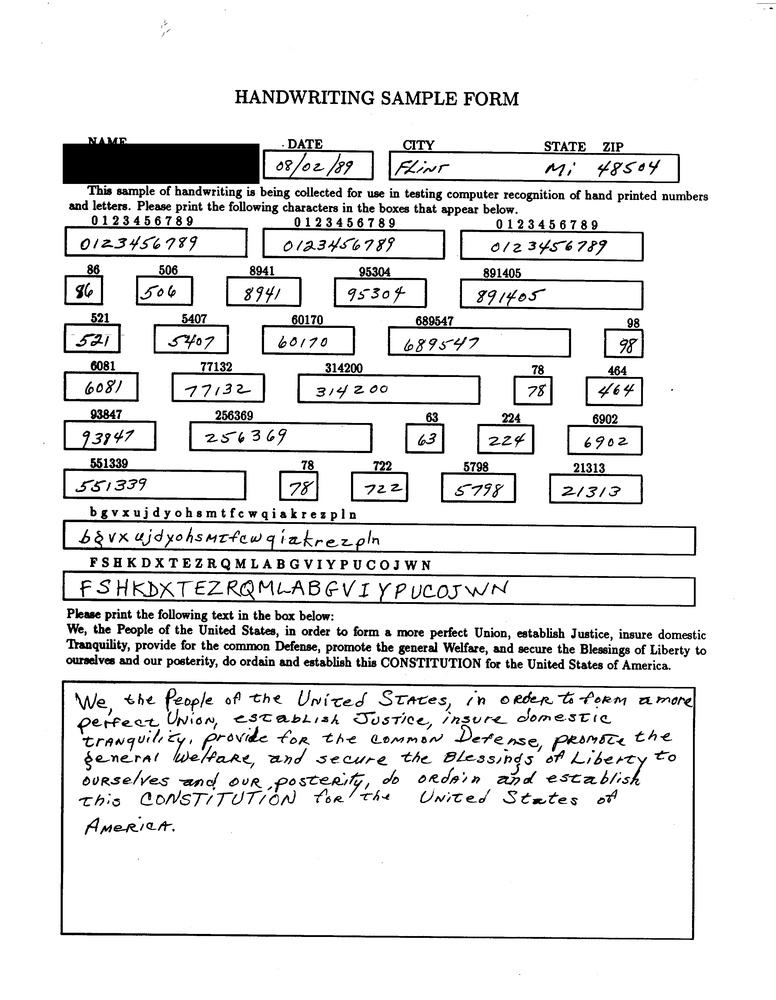
%> input picture tests/segmentation/sample.jpg, 776 x 1000 px, shrunk from 2560 x 3300 before the run
$ octave save_segments.m   (GNU Octave 9; MATLAB toolbox functions it lacks are replaced by stand-ins)
%> lines starting %> are read from the running program, lines starting %| are printed output that depends on the picture; in (x1, y1, x2, y2) boxes, pixels count from 0 and x2, y2 are one past the last pixel; in counts of white or black regions, pixels touching at a corner belong together; the program's own positions count from 1
### tests/preprocessing/sauvola.m
%SAUVOLA local thresholding.
%   BW = SAUVOLA(IMAGE) performs local thresholding of a two-dimensional
%   array IMAGE with Sauvola algorithm.
%
%   BW = SAUVOLA(IMAGE, [M N], THRESHOLD, PADDING) performs local
%   thresholding with M-by-N neighbourhood (default is 3-by-3) and
%   threshold THRESHOLD between 0 and 1 (default is 0.34).
%   To deal with border pixels the image is padded with one of
%   PADARRAY options (default is 'replicate').
%
%   Example
%   -------
%       imshow(sauvola(imread('eight.tif'), [150 150]));
%
%   See also PADARRAY, RGB2GRAY.

%   For method description see:
%       http://www.dfki.uni-kl.de/~shafait/papers/Shafait-efficient-binarization-SPIE08.pdf
%   Contributed by Jan Motl (jan@motl.us)
%   $Revision: 1.1 $  $Date: 2013/03/09 16:58:01 $

function output=sauvola(image, varargin)
% Initialization
numvarargs = length(varargin);      % only want 3 optional inputs at most
if numvarargs > 3
    error('myfuns:somefun2Alt:TooManyInputs', ...
     'Possible parameters are: (image, [m n], threshold, padding)');
end

optargs = {[3 3] 0.34 'replicate'}; % set defaults

optargs(1:numvarargs) = varargin;   % use memorable variable names
[window, k, padding] = optargs{:};

if ndims(image) ~= 2
    error('The input image must be a two-dimensional array.');
end

% Convert to double
image = double(image);

% Mean value
mean = averagefilter(image, window, padding);

% Standard deviation
meanSquare = averagefilter(image.^2, window, padding);
deviation = (meanSquare - mean.^2).^0.5;

% Sauvola
R = max(deviation(:));
threshold = mean.*(1 + k * (deviation / R-1));
output = (image > threshold);

### tests/preprocessing/averagefilter.m
function image=averagefilter(image, varargin)
%AVERAGEFILTER 2-D mean filtering.
%   B = AVERAGEFILTER(A) performs mean filtering of two dimensional
%   matrix A with integral image method. Each output pixel contains
%   the mean value of the 3-by-3 neighborhood around the corresponding
%   pixel in the input image.
%
%   B = AVERAGEFILTER(A, [M N]) filters matrix A with M-by-N neighborhood.
%   M defines vertical window size and N defines horizontal window size.
%
%   B = AVERAGEFILTER(A, [M N], PADDING) filters matrix A with the
%   predefinned padding. By default the matrix is padded with zeros to
%   be compatible with IMFILTER. But then the borders may appear distorted.
%   To deal with border distortion the PADDING parameter can be either
%   set to a scalar or a string:
%       'circular'    Pads with circular repetition of elements.
%       'replicate'   Repeats border elements of matrix A.
%       'symmetric'   Pads array with mirror reflections of itself.
%
%   Comparison
%   ----------
%   There are different ways how to perform mean filtering in MATLAB.
%   An effective way for small neighborhoods is to use IMFILTER:
%
%       I = imread('eight.tif');
%       meanFilter = fspecial('average', [3 3]);
%       J = imfilter(I, meanFilter);
%       figure, imshow(I), figure, imshow(J)
%
%   However, IMFILTER slows down with the increasing size of the
%   neighborhood while AVERAGEFILTER processing time remains constant.
%   And once one of the neighborhood dimensions is over 21 pixels,
%   AVERAGEFILTER is faster. Anyway, both IMFILTER and AVERAGEFILTER give
%   the same results.
%
%   Remarks
%   -------
%   The output matrix type is the same as of the input matrix A.
%   If either dimesion of the neighborhood is even, the dimension is
%   rounded down to the closest odd value.
%
%   Example
%   -------
%       I = imread('eight.tif');
%       J = averagefilter(I, [3 3]);
%       figure, imshow(I), figure, imshow(J)
%
%   See also IMFILTER, FSPECIAL, PADARRAY.

%   Contributed by Jan Motl (jan@motl.us)
%   $Revision: 1.2 $  $Date: 2013/02/13 16:58:01 $


% Parameter checking.
numvarargs = length(varargin);
if numvarargs > 2
    error('myfuns:somefun2Alt:TooManyInputs', ...
        'requires at most 2 optional inputs');
end

optargs = {[3 3] 0};            % set defaults for optional inputs
optargs(1:numvarargs) = varargin;
[window, padding] = optargs{:}; % use memorable variable names
m = window(1);
n = window(2);

if ~mod(m,2) m = m-1; end       % check for even window sizes
if ~mod(n,2) n = n-1; end

if (ndims(image)~=2)            % check for color pictures
    display('The input image must be a two dimensional array.')
    display('Consider using rgb2gray or similar function.')
    return
end

% Initialization.
[rows columns] = size(image);   % size of the image

% Pad the image.
imageP  = padarray(image, [(m+1)/2 (n+1)/2], padding, 'pre');
imagePP = padarray(imageP, [(m-1)/2 (n-1)/2], padding, 'post');

% Always use double because uint8 would be too small.
imageD = double(imagePP);

% Matrix 't' is the sum of numbers on the left and above the current cell.
t = cumsum(cumsum(imageD),2);

% Calculate the mean values from the look up table 't'.
imageI = t(1+m:rows+m, 1+n:columns+n) + t(1:rows, 1:columns)...
    - t(1+m:rows+m, 1:columns) - t(1:rows, 1+n:columns+n);

% Now each pixel contains sum of the window. But we want the average value.
imageI = imageI/(m*n);

% Return matrix in the original type class.
image = cast(imageI, class(image));

### tests/segmentation/save_segments.m
clear;clc;close all;

disp('----------------START----------------');
disp('Reading image...');
im=imread('sample.jpg');
%> im is the input picture: size 1000x776x3 uint8; min 0, max 255, mean 231.2

disp('Grayscaling image...');
gray=rgb2gray(im);

disp('Binarizing image using Sauvolas threshold...');
bin=sauvola(gray);
%> in sauvola, `[window, k, padding] = optargs{:};`: window = [3 3]; k = 0.34; padding = 'replicate'
%> in averagefilter, `numvarargs = length(varargin);`: numvarargs = 2
%> in averagefilter, `[window, padding] = optargs{:};`: window = [3 3]; padding = 'replicate'
%> in averagefilter, `m = window(1);`: m = 3
%> in averagefilter, `t = cumsum(cumsum(imageD),2);`:
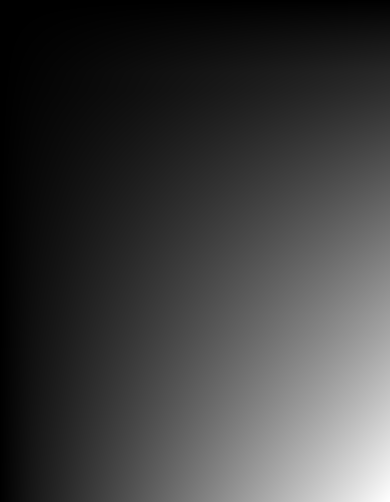
%> t: size 1003x779 double (shown at 1/2 size); min 255, max 180794058, mean 43940350.2; drawn with min black and max white
%> in sauvola, `deviation = (meanSquare - mean.^2).^0.5;`:
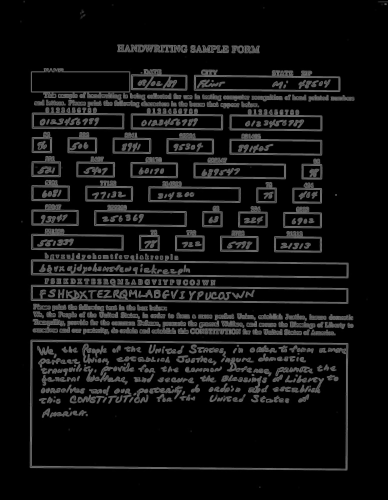
%> deviation: size 1000x776 double (shown at 1/2 size); min 0, max 118.1, mean 17.4
%> in sauvola, `R = max(deviation(:));`: R = 118.1
%> in sauvola, `threshold = mean.*(1 + k * (deviation / R-1));`:
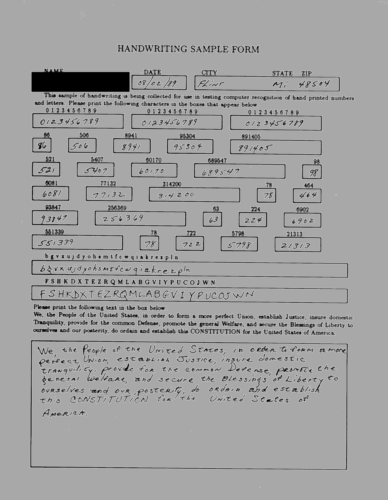
%> threshold: size 1000x776 double (shown at 1/2 size); min 0, max 197, mean 160
%> in sauvola, `output = (image > threshold);`:
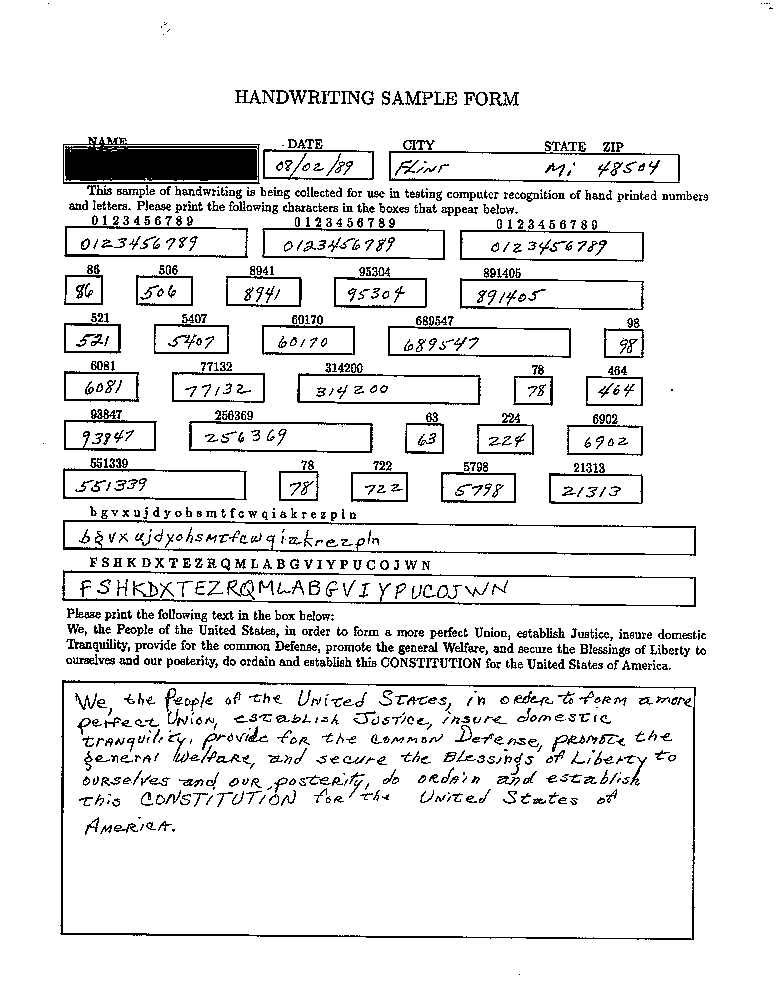
%> output: size 1000x776 logical; 91.2% white; black in thin lines or dots
imGui=im2uint8(bin);
%> imGui: size 1000x776 uint8; 91.2% white; black in thin lines or dots
bw = imcomplement(bin);
%> bw: size 1000x776 logical; 8.8% white in thin lines or dots
%imshow(bw_thin);

%{
Now, you may notice that there are some discontinuities between some letters.
What we can do is perform a morphological opening to close these gaps.
However, we aren't going to use this image to extract what the actual characters are.
We are only using these to get the bounding boxes for the letters:
%}
se=strel('square',1);
im_close=imclose(bw,se);

%apply ROI-based processing to improve results
blobAnalyzer=vision.BlobAnalysis('MaximumCount',1000000);

% Run the blob analyzer to find connected components and their statistics.
[area, centroids, roi] = step(blobAnalyzer, im_close);
%> area = 1102 values, max 7168 at index 5, min 1 at index 1, mean 62; centroids = 1102 rows, first 12: [44 444; 49 4; 356.4 810.5; 364.2 589.3; 160.4 164.1; 153 485; 357 538.4; 150.8 243.1; 84.88 290.3; 94.06 338.1; 101.9 387; 108.4 436.2]; roi = 1102 rows, first 8: [44 444 1 1; 49 4 1 1; 61 681 636 260; 63 571 634 37; 64 138 197 47; 64 469 184 32; 64 521 633 36; 65 227 184 32]


%withoutConstraint=insertShape(imGui, 'rectangle', roi,'Color','blue');
%figure('Name','Character segmentation without constraints'),
%imshow(withoutConstraint);

areaConstraint=area>20;
%> areaConstraint = 1102 logical values, 879 true
roi = double(roi(areaConstraint, :));
%> roi = 879 rows, first 8: [61 681 636 260; 63 571 634 37; 64 138 197 47; 64 469 184 32; 64 521 633 36; 65 227 184 32; 65 276 39 30; 65 324 57 31]
% Compute the aspect ratio.
width  = roi(:,3);
%> width = 879 values, max 636 at index 1, min 3 at index 466, mean 15.47
height = roi(:,4);
%> height = 879 values, max 260 at index 1, min 5 at index 431, mean 11.09
aspectRatio = width ./ height;
%> aspectRatio = 879 values, max 17.58 at index 5, min 0.214 at index 508, mean 1.14

% An aspect ratio between 0.25 and 1 is typical for individual characters
% as they are usually not very short and wide or very tall and skinny.
roi = roi(aspectRatio > 0.2 & aspectRatio < 2 ,:);
%> roi = 821 rows, first 8: [65 276 39 30; 65 324 57 31; 67 659 6 6; 68 609 8 10; 68 625 12 10; 70 201 19 10; 76 481 19 12; 76 694 22 17]


disp('Segmenting characters in image...');
img = insertShape(imGui, 'rectangle', roi,'Color','blue');
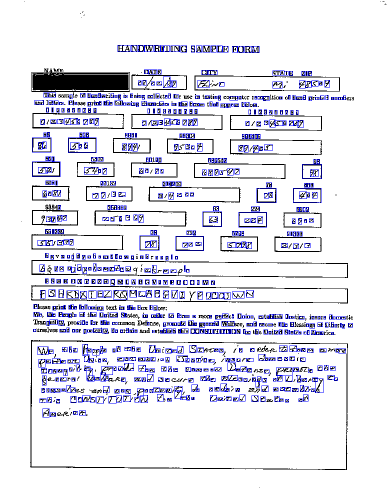
%> img: size 1000x776x3 uint8 (shown at 1/2 size); mean R, G, B 226.6, 226.6, 236.3

figure('Name','Character segmentation with constraints'),
imshow(img);

roiCount=numel(roi(:,1));
%> roiCount = 821

disp('Cropping and saving images...');

for i=1:roiCount
    j=roi(i,1:4);
    cropImage=imcrop(bin,j);
    fileName=strcat('extract',int2str(i),'.png');
    fullFileName=fullfile('extracts',fileName);
    imwrite(cropImage,fullFileName);
    %cropImageArray=repmat(cropImage,[1 1 1 1]);
    %imageArray.append=cropImageArray;
end
%> this loop made 821 passes
%> (j, fileName) on passes 1 to 3: ([65 276 39 30], 'extract1.png'), ([65 324 57 31], 'extract2.png'), ([67 659 6 6], 'extract3.png')
%> pass 1, `cropImage=imcrop(bin,j);`:
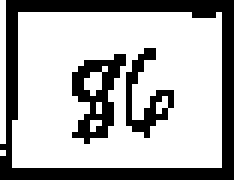
%> cropImage: size 31x40 logical (shown 6 times larger); 70.6% white; black in thin lines or dots
%> pass 2, `cropImage=imcrop(bin,j);`:
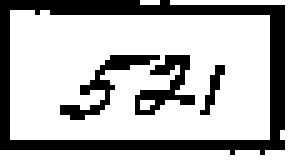
%> cropImage: size 32x58 logical (shown 5 times larger); 72.1% white; 4 black regions (1 under 20 px), largest, box (x1, y1, x2, y2) and area: (0, 0, 57, 31) 376, (12, 11, 32, 24) 63, (27, 11, 39, 23) 60

disp('----------------END----------------');

% [29 lines of commented-out code are left out]

$ run again, with tests/segmentation/table.jpg copied over tests/segmentation/sample.jpg
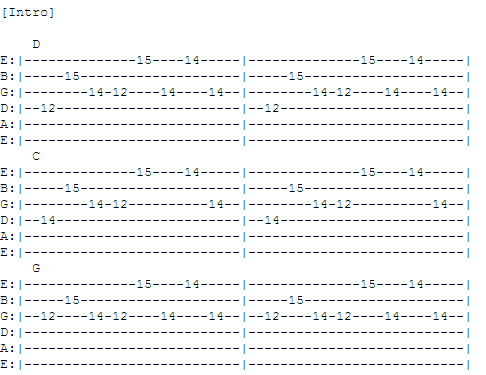
%> input picture tests/segmentation/table.jpg, 486 x 375 px
%> im is the input picture: size 375x486x3 uint8; mean R, G, B 245.2, 245.2, 245.4
%> in sauvola, `[window, k, padding] = optargs{:};`: window = [3 3]; k = 0.34; padding = 'replicate'
%> in averagefilter, `numvarargs = length(varargin);`: numvarargs = 2
%> in averagefilter, `[window, padding] = optargs{:};`: window = [3 3]; padding = 'replicate'
%> m = 3
%> in sauvola, `deviation = (meanSquare - mean.^2).^0.5;`:
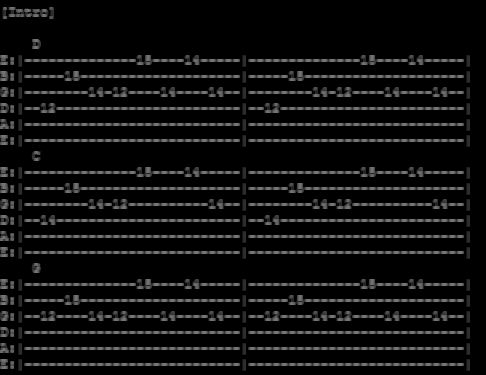
%> deviation: size 375x486 double; min 0, max 121.5, mean 15.2
%> R = 121.5
%> in sauvola, `output = (image > threshold);`:
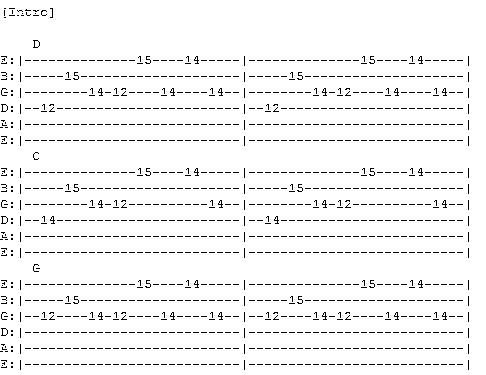
%> output: size 375x486 logical; 95.6% white; black in thin lines or dots
%> imGui: size 375x486 uint8; 95.6% white; black in thin lines or dots
%> bw: size 375x486 logical; 4.4% white in thin lines or dots
%> `[area, centroids, roi] = step(blobAnalyzer, im_close);`: area = 1193 values, max 22 at index 9, min 1 at index 32, mean 6.69; centroids = 1193 rows, first 12: [2 128; 2 240; 2 352; 4.86 57.14; 4.86 63.86; 4.92 74.58; 4.86 79.86; 3.94 92.56; 4.73 108.5; 3.6 121.2; 4.86 137.1; 4.86 143.9]; roi = 1193 rows, first 8: [1 128 3 1; 1 240 3 1; 1 352 3 1; 2 57 6 2; 2 63 6 2; 2 73 6 5; 2 79 6 2; 2 89 6 8]
%> areaConstraint = 1193 logical values, 4 true
%> `roi = double(roi(areaConstraint, :));`: roi = [2 105 7 8; 2 217 7 8; 2 329 7 8; 34 41 7 8]
%> width = [7; 7; 7; 7]
%> height = [8; 8; 8; 8]
%> aspectRatio = [0.875; 0.875; 0.875; 0.875]
%> roiCount = 4
%> the loop `for i=1:roiCount` made 4 passes
%> (j, fileName) on passes 1 to 4: ([2 105 7 8], 'extract1.png'), ([2 217 7 8], 'extract2.png'), ([2 329 7 8], 'extract3.png'), ([34 41 7 8], 'extract4.png')
